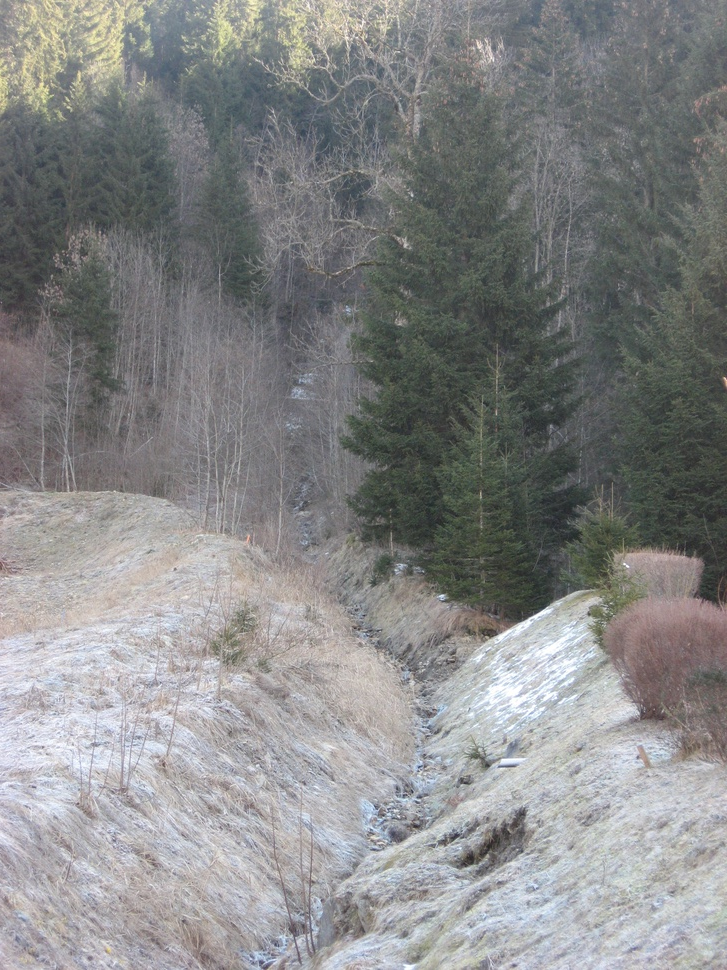
#> input picture dataset/test/137100.jpg, 727 x 970 px, shrunk from 2112 x 2816 before the run
$ python search.py   (older library calls are emulated)
#> lines starting #> are read from the running program, lines starting #| are printed output that depends on the picture; after the words box and inside, x2 and y2 are one past the last pixel; in counts of white or black regions, pixels touching at a corner belong together
### detector.py
import numpy as np
import cv2
import imutils

class FeatureDetector:

	def  __init__(self, bins):
#> further down, query is the input picture: shape (970, 727, 3); mean B, G, R 135.5, 135.3, 134.4
		self.bins = bins

	def  describe(self, image):
		image = cv2.cvtColor(image, cv2.COLOR_RGB2HSV)
#> image: shape (970, 727, 3); mean H, S, V 70.9, 17.1, 139.6
		features = []

		(h, w) = image.shape[:2]
#> h = 970; w = 727
		(cX, cY) = (int(w*0.5), int(h*0.5))
#> cX = 363; cY = 485

		segments = [(0, cX, 0, cY), (cX, w, 0, cY), (cX, w, cY, h), (0, cX, cY, h)]

		(axesX, axesY) = (int(w*0.75)//2, int(h*0.75)//2)
#> axesX = 272; axesY = 363
		ellipMask = np.zeros(image.shape[:2], dtype = "uint8")
		cv2.ellipse(ellipMask, (cX, cY), (axesX, axesY), 0, 0, 360, 255, -1)
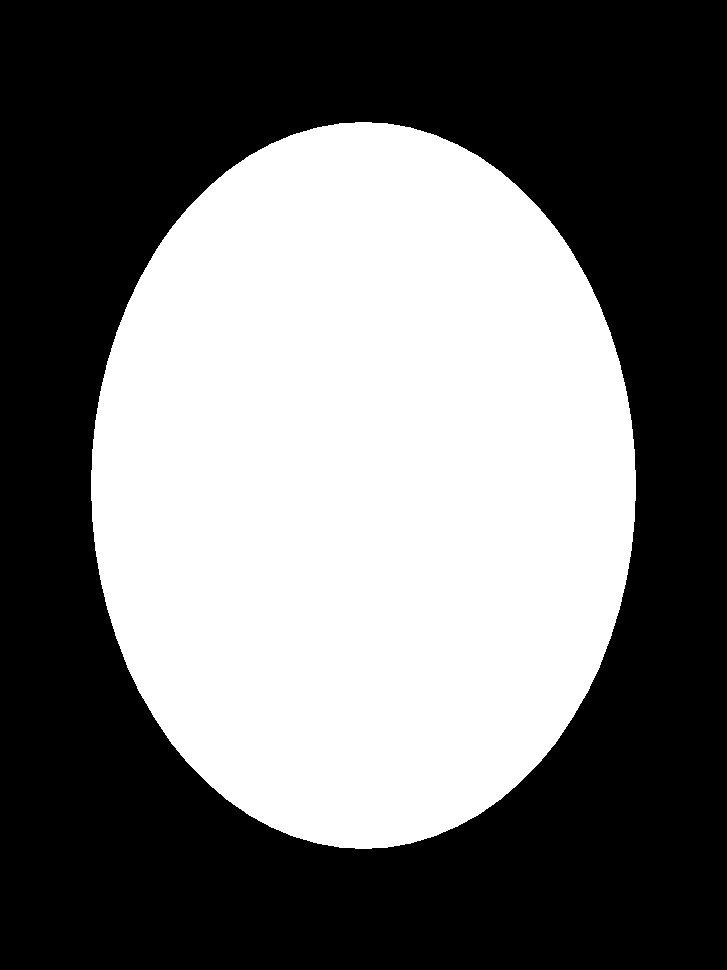
#> ellipMask: shape (970, 727); 44.1% white; 1 white region, box (x1, y1, x2, y2) and area: (91, 122, 636, 849) 310695

		for(startX, endX, startY, endY) in segments:
			cornerMask = np.zeros(image.shape[:2], dtype = "uint8")
			cv2.rectangle(cornerMask, (startX, startY), (endX, endY), 255, -1)
			cornerMask = cv2.subtract(cornerMask, ellipMask)

			hist= self.histogram(image, cornerMask)
			features.extend(hist)
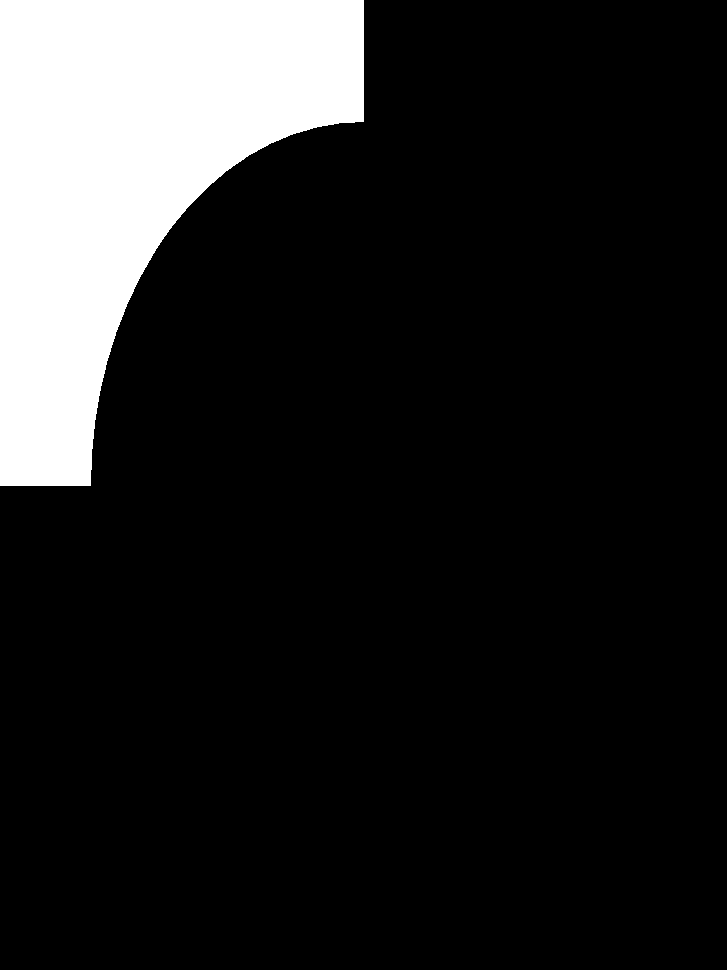
#> cornerMask: shape (970, 727); 14% white; 1 white region, box (x1, y1, x2, y2) and area: (0, 0, 364, 486) 98920
#> after the loop, features = []

		hist = self.histogram(image, ellipMask)
		features.extend(hist)

		return features


	def histogram(self, image, mask):
		hist = cv2.calcHist([image], [0, 1, 2], mask, self.bins, [0, 180, 0, 256, 0, 256])

		if imutils.is_cv2():
#> (the run stopped early here; a loop or call above may not have finished)

$ run again, with dataset/test/130000.jpg copied over dataset/test/137100.jpg
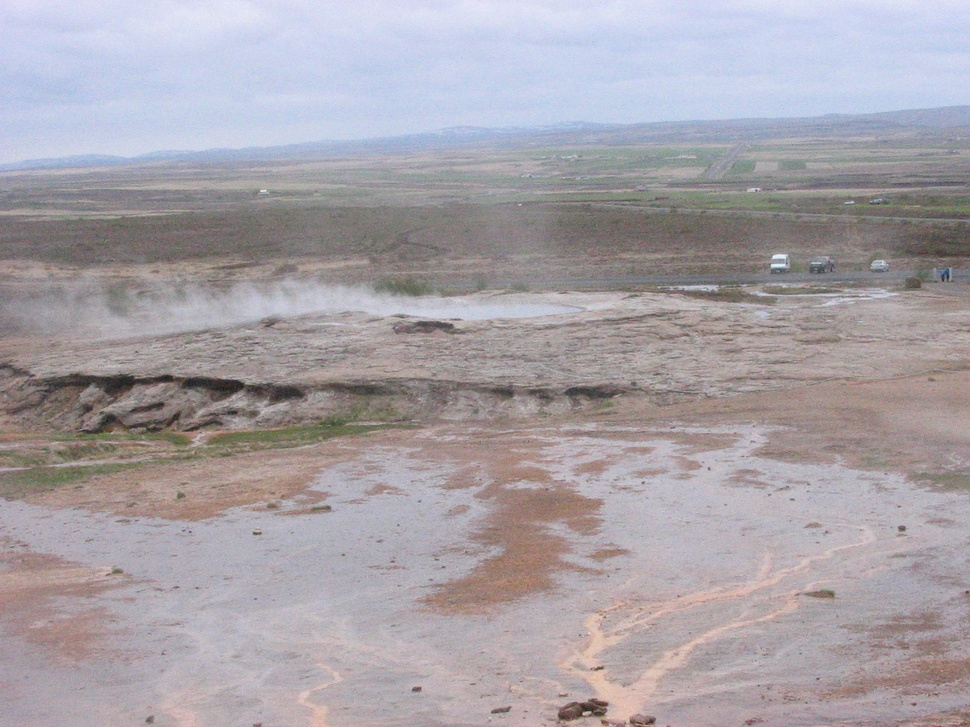
#> input picture dataset/test/130000.jpg, 970 x 727 px, shrunk from 1600 x 1200 before the run
#> query is the input picture: shape (727, 970, 3); mean B, G, R 167.4, 161.7, 167.4
#> image: shape (727, 970, 3); mean H, S, V 96, 25.9, 175.8
#> in describe, `cv2.ellipse(ellipMask, (cX, cY), (axesX, axesY), 0, 0, 360, 255, -1)`:
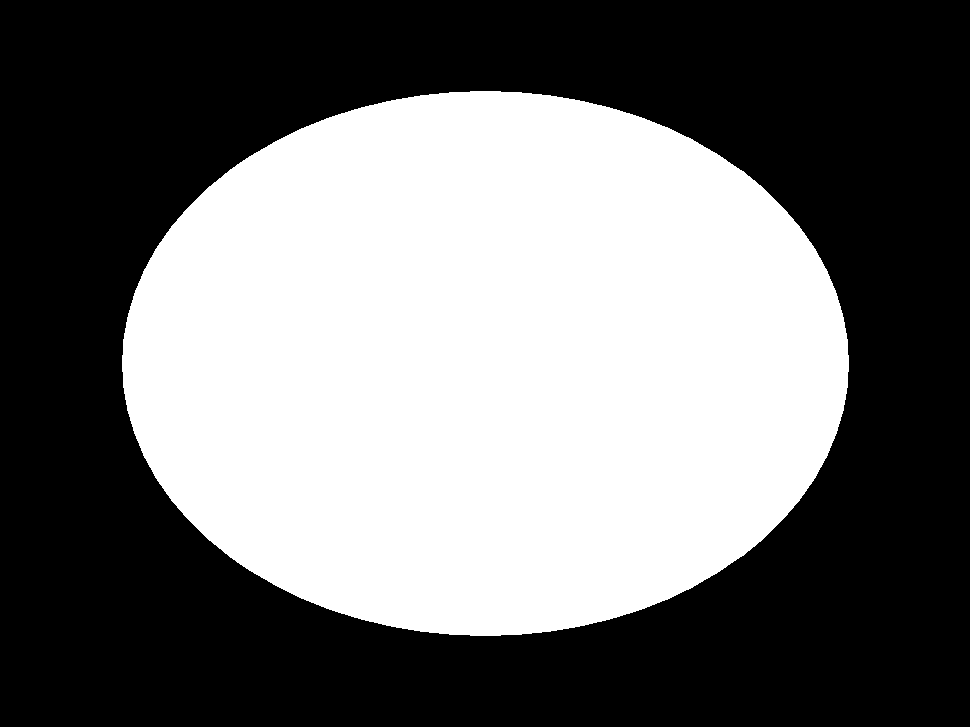
#> ellipMask: shape (727, 970); 44.1% white; 1 white region, box (x1, y1, x2, y2) and area: (122, 91, 849, 636) 310747
#> after the loop in describe, `for(startX, endX, startY, endY) in segments:`: features = []

$ run again, with dataset/test/130100.jpg copied over dataset/test/137100.jpg
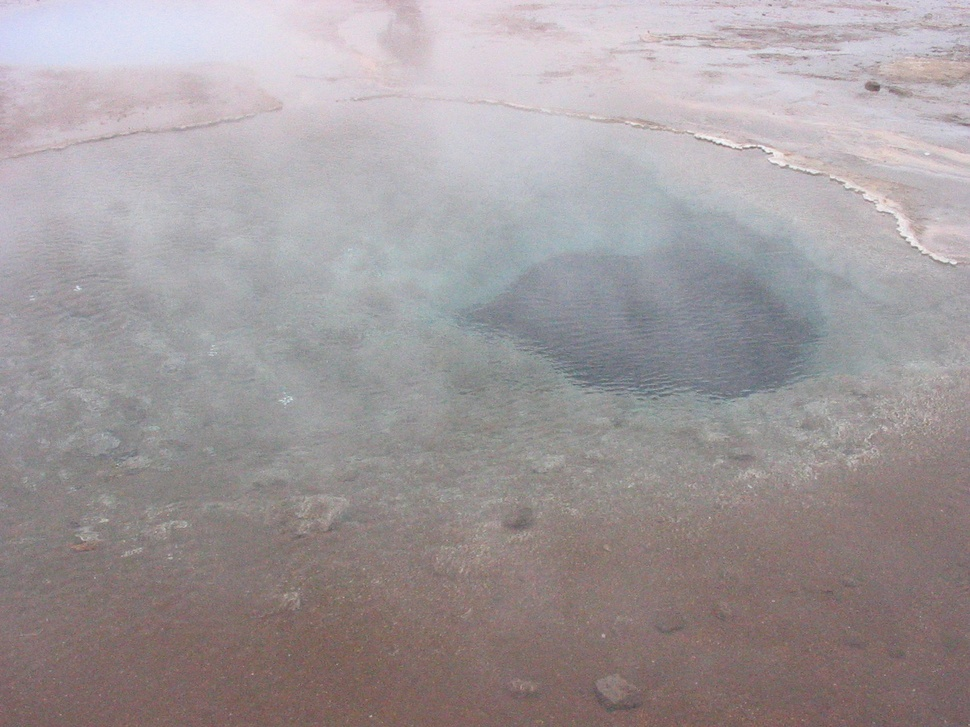
#> input picture dataset/test/130100.jpg, 970 x 727 px, shrunk from 1600 x 1200 before the run
#> query is the input picture: shape (727, 970, 3); mean B, G, R 155.9, 153.7, 160.9
#> image: shape (727, 970, 3); mean H, S, V 99.8, 22.4, 164.2
#> in describe, `cv2.ellipse(ellipMask, (cX, cY), (axesX, axesY), 0, 0, 360, 255, -1)`:
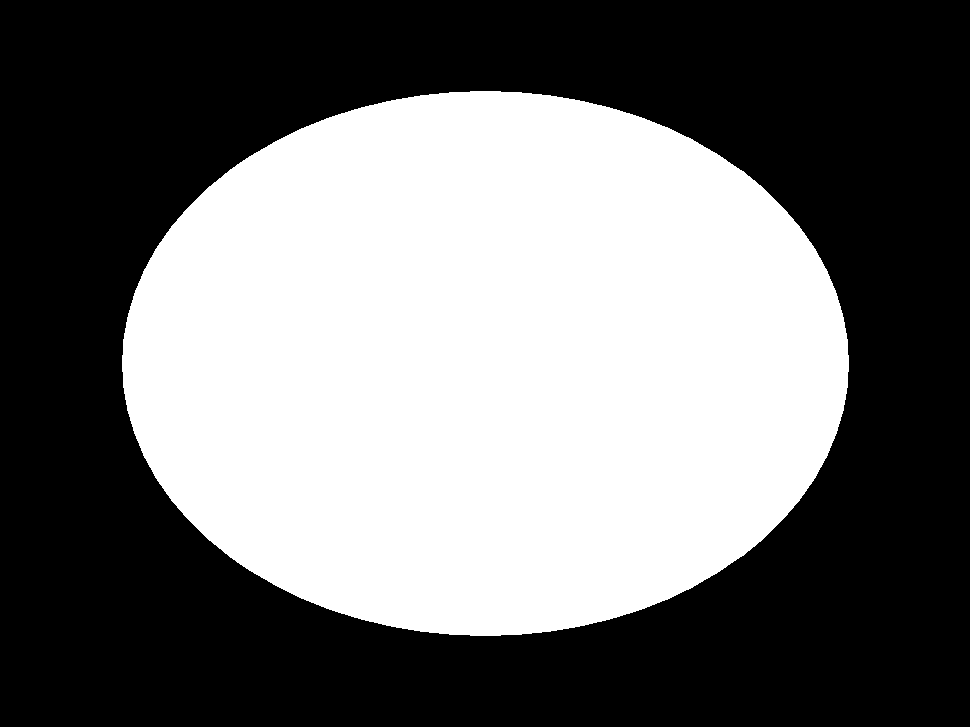
#> ellipMask: shape (727, 970); 44.1% white; 1 white region, box (x1, y1, x2, y2) and area: (122, 91, 849, 636) 310747
#> after the loop in describe, `for(startX, endX, startY, endY) in segments:`: features = []
